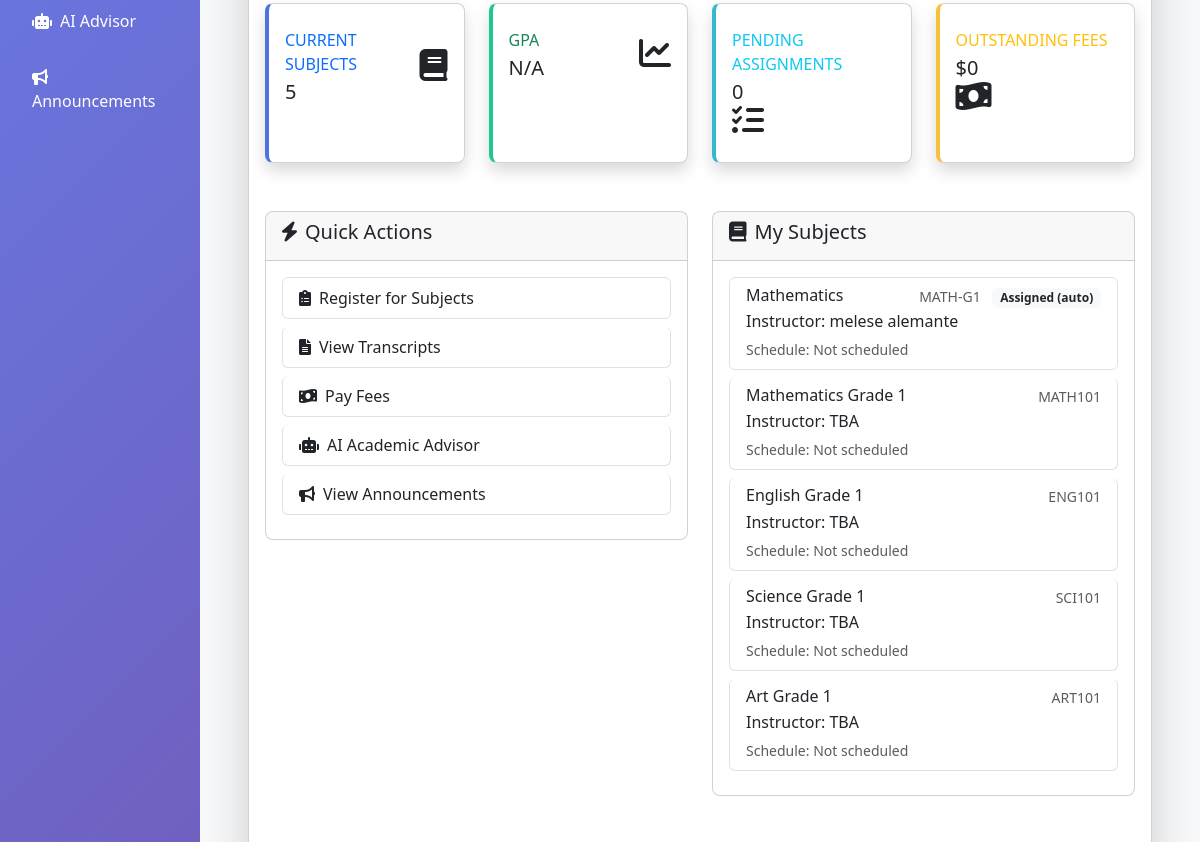
Page /students/dashboard/ (signed in, middle part) on the earlier database version.
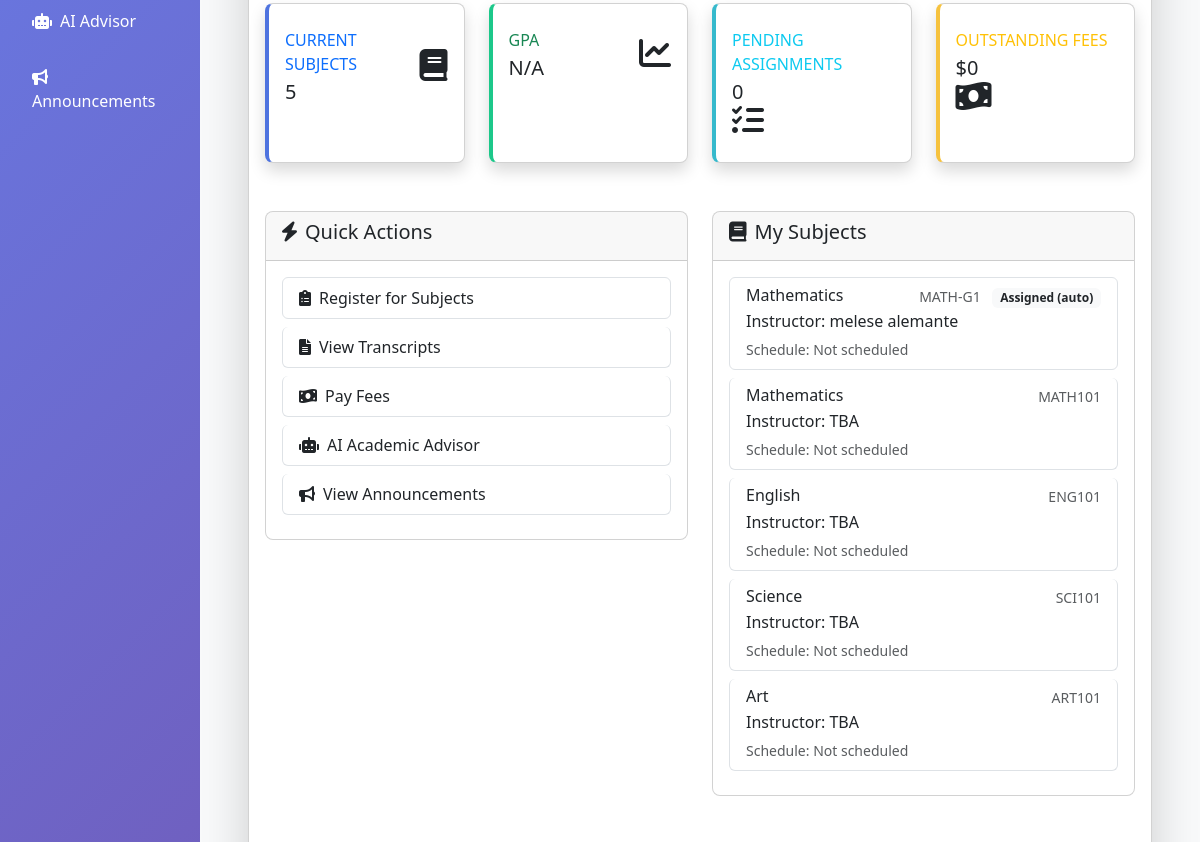
Same page on the later database version.
### subjects/models.py (models this page shows, shortened)
class Enrollment(models.Model):
    SEMESTER_CHOICES = [
        ('first', 'First Semester'),
        ('second', 'Second Semester'),
    ]
    STATUS_CHOICES = [
        ('pending', 'Pending Approval'),
        ('approved', 'Approved'),
        ('waitlisted', 'Waitlisted'),
        ('active', 'Active'),
        ('completed', 'Completed'),
        ('dropped', 'Dropped'),
        ('rejected', 'Rejected'),
    ]
    student = models.ForeignKey(
        User,
        on_delete=models.CASCADE,
        related_name='subject_enrollments',
        limit_choices_to={'role': 'student'}
    )
    subject = models.ForeignKey(
        Subject,
        on_delete=models.CASCADE,
        related_name='enrollments'
    )
    enrolled_date = models.DateField(default=timezone.now)
    academic_year = models.CharField(
        max_length=9,
        help_text="Format: YYYY-YYYY (e.g., 2024-2025)"
    )
    semester = models.CharField(
        max_length=10,
        choices=SEMESTER_CHOICES,
        default='first'
    )
    status = models.CharField(
        max_length=20,
        choices=STATUS_CHOICES,
        default='active'
    )
    final_grade = models.CharField(max_length=5, blank=True)
    result = models.CharField(max_length=50, blank=True, null=True, help_text='Result or remark for this enrollment')
    is_auto_assigned = models.BooleanField(default=False)
    class Meta:
        unique_together = ['student', 'subject', 'academic_year', 'semester']
        ordering = ['-enrolled_date']

class Subject(models.Model):
    GRADE_LEVEL_CHOICES = [
        (1, 'Grade 1'),
        (2, 'Grade 2'),
        (3, 'Grade 3'),
        (4, 'Grade 4'),
        (5, 'Grade 5'),
        (6, 'Grade 6'),
        (7, 'Grade 7'),
        (8, 'Grade 8'),
    ]
    SUBJECT_TYPES = [
        ('core', 'Core'),
        ('elective', 'Elective'),
        ('lab', 'Laboratory'),
    ]
    name = models.CharField(max_length=200)
    code = models.CharField(max_length=20, unique=True)
    description = models.TextField(blank=True)
    credit_hours = models.PositiveIntegerField(default=3, help_text="Credit hours for this subject")
    subject_type = models.CharField(max_length=20, choices=SUBJECT_TYPES, default='core')
    grade_level = models.IntegerField(
        choices=GRADE_LEVEL_CHOICES,
        help_text="Select the grade level for this subject"
    )
    day_of_week = models.CharField(max_length=3, choices=Teacher.DAYS_OF_WEEK, blank=True)
    start_time = models.TimeField(null=True, blank=True)
    end_time = models.TimeField(null=True, blank=True)
    room = models.CharField(max_length=50, blank=True)
    sessions_per_week = models.PositiveSmallIntegerField(default=3, help_text='Number of sessions per week')
    instructor = models.ForeignKey(
        Teacher,
        on_delete=models.SET_NULL,
        null=True,
        blank=True,
        related_name='subjects'
    )
    assigned_by_registrar = models.BooleanField(default=False)
    max_capacity = models.IntegerField(default=30)
    is_active = models.BooleanField(default=True)
    created_at = models.DateTimeField(auto_now_add=True)
    updated_at = models.DateTimeField(auto_now=True)
    @property
    def schedule_display(self):
        if self.day_of_week and self.start_time and self.end_time:
            day_name = dict(Teacher.DAYS_OF_WEEK).get(self.day_of_week, self.day_of_week)
            return f"{day_name} {self.start_time.strftime('%H:%M')} - {self.end_time.strftime('%H:%M')}"
        return "Not scheduled"
    class Meta:
        ordering = ['grade_level', 'code']

### users/decorators.py (the view)
        def wrapper(request, *args, **kwargs):
            if request.user.is_authenticated:
                if request.user.role in allowed_roles or request.user.is_superuser:
                    return view_func(request, *args, **kwargs)
            messages.error(request, "You don't have permission to access this page.")
            return redirect('dashboard')

### users/models.py (called while the page is built)
    def get_current_semester_display(self):
        return dict(self.SEMESTER_CHOICES).get(self.current_semester, 'Unknown')

### templates/students/student_dashboard.html (shortened to what the changed rows need)
{% extends 'base.html' %}
{% load static %}
{% block content %}
<div class="container-fluid py-4">
    <div class="row">
        <div class="col-12">
            <div class="card shadow-lg">
                <div class="card-body">
                    <div class="row">
                        <div class="col-lg-6">
                            <div class="card mb-4">
                                <div class="card-body">
                                    {% if enrolled_courses %}
                                        <div class="list-group">
                                            {% for subject in enrolled_courses %}
                                                <div class="list-group-item">
                                                    <div class="d-flex w-100 justify-content-between">
                                                        <h6 class="mb-1">{{ subject.name }}</h6>
                                                                <small class="text-muted">{{ subject.code }}
                                                                </small>
                                                    </div>
                                                    <p class="mb-1">Instructor: {{ subject.instructor|default:"TBA" }}</p>
                                                    <small class="text-muted">Schedule: {{ subject.schedule|default:"Not scheduled" }}</small>
                                                </div>
                                            {% endfor %}
                                        </div>
                                    {% else %}
                                        <div class="text-center py-4">
                                            <i class="fas fa-book fa-2x text-muted mb-3"></i>
                                            <p class="text-muted">You are not enrolled in any subjects yet.</p>
                                            <a href="{% url 'subject_registration' %}" class="btn btn-primary">Register for Subjects</a>
                                        </div>
                                    {% endif %}
                                </div>
                            </div>
                        </div>
                    </div>
                </div>
            </div>
        </div>
    </div>
</div>
{% endblock %}

Differences in the rows shown:
changed through a linked row, Enrollment "MATH101": name "Mathematics Grade 1" → "Mathematics"
changed through a linked row, Enrollment "ENG101": name "English Grade 1" → "English"
changed through a linked row, Enrollment "SCI101": name "Science Grade 1" → "Science"
changed through a linked row, Enrollment "ART101": name "Art Grade 1" → "Art"
